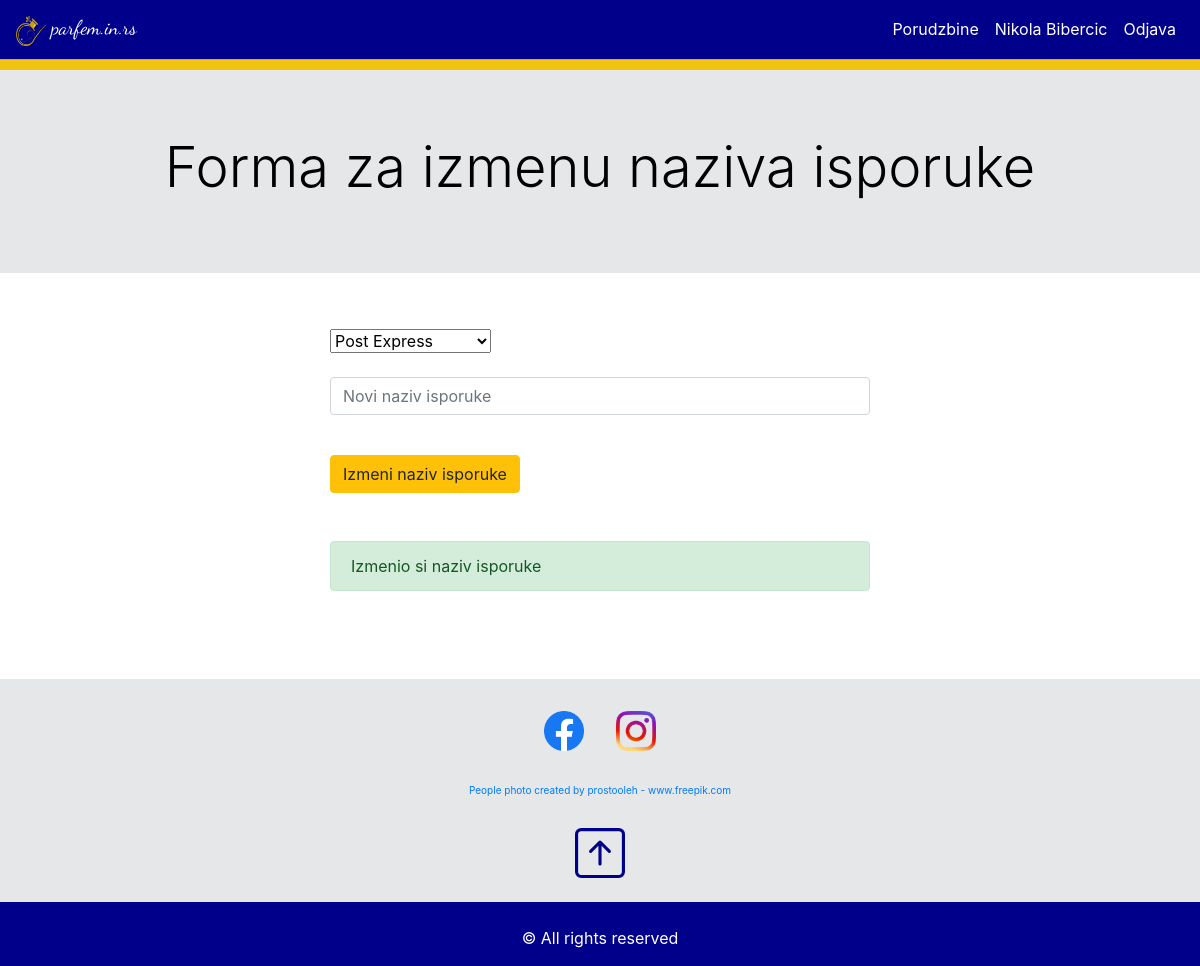
The page /views/admin.update.delivery.method.name.view.php?deliveryMethodNameUpdated=1 (signed in) on the database its author committed.
### tables this page shows
CREATE TABLE settings(
	setting_id int AUTO_INCREMENT PRIMARY KEY,
	setting_description varchar(150),
	setting_value varchar(150),
	setting_value_2 varchar(150)
);

### classes/Connection.php (called while the page is built)
<?php
    class Connection{
        public $host='localhost';
        public $dbname='shop';
        public $username='root';
        public $password='';
        public function connect(){
            try{
                return new PDO("mysql:host={$this->host};dbname={$this->dbname};charset=utf8",$this->username,$this->password);
            }catch(PDOException $e){
                echo 'Error'.$e->getMessage();
            }
        }
    }
?>

### objects.php (called while the page is built, shortened)
<?php
    require 'classes/Connection.php';
    require 'classes/ConnectionBuilder.php';
    require 'classes/User.php';
    require 'classes/Product.php';
    require 'classes/Setting.php';
    $conn = new Connection();
    $user = new User($conn->connect());
    $product = new Product($conn->connect());
    $setting = new Setting($conn->connect());
?>

### classes/ConnectionBuilder.php (called while the page is built, shortened)
<?php
    class ConnectionBuilder{
        public function __construct($conn){
            $this->conn = $conn;
        }
    }
?>

### classes/User.php (called while the page is built, shortened)
<?php
    class User extends ConnectionBuilder{
        public function checkUserAdmin($user_id){
            $sql = "select ur.user_id
                    from user_roles ur
                    inner join roles r on r.role_id = ur.role_id
                    where   ur.user_id = {$user_id}
                            and r.name = 'Admin' ";
            $query = $this->conn->prepare($sql);
            $query->execute();
            $checkUserAdmin = $query->fetchAll(PDO::FETCH_OBJ);
            return $checkUserAdmin;
        }
    }
?>

### classes/Product.php (called while the page is built, shortened)
<?php
    class Product extends ConnectionBuilder{
        public function selectDeliveryMethods(){
            $sql = "select *
                    from delivery_methods dm
                    ";
            $query = $this->conn->prepare($sql);
            $query->execute();
            $result = $query->fetchAll(PDO::FETCH_OBJ);
            return $result;
        }
    }
?>

### views/admin.update.delivery.method.name.view.php (the view, shortened to what this page needs)
<?php require '../objects.php'; ?>
<?php require '../partials/header.php'; ?>
<?php require '../partials/navbar.php'; ?>
<?php
 $setting->navbar('Forma za izmenu naziva isporuke');
?>
<br>
<div class="container">
    <div class="row">
        <div class="col-3">
        </div>
        <div class="col-6">
            <form action="../files/update.delivery.method.name.php" method="POST">
                <div class="form-group">
                    <select name="deliveryMethodId" id="">
                        <?php  $result = $product->selectDeliveryMethods(); foreach($result as $x):  ?>
                            <option value=<?php echo $x->delivery_method_id; ?> class="form-control"><?php echo $x->delivery_method; ?></option>
                        <?php endforeach; ?>
                    </select><br><br>
                    <input type="text" name="deliveryMethodNameNew" placeholder="Novi naziv isporuke" class="form-control" required><br>
                </div>
                <button class="btn btn-warning" type="submit" name="updateDeliveryMethodName">Izmeni naziv isporuke</button>
            </form>
            <br>
            <br>
            <?php if(isset($_GET['deliveryMethodNameUpdated']) && $_GET['deliveryMethodNameUpdated']==true): ?>
                <div class="alert alert-success" role="alert">Izmenio si naziv isporuke</div>
            <?php endif; ?>
        </div>
        <div class="col-3">
        </div>
    </div>
</div>
<br>
<br>
<br>
<?php require '../partials/footer.php'; ?>

### partials/navbar.php (shortened to what this page needs)
<?php
$navbarTextColor = $setting->selectSettingValue(23);
$navbarLogoImageLinkShow = $setting->selectSettingValue(24);
?>
<div class="sticky-top">
    <?php $navbarBackgroundColor = $setting->selectSettingValue(21); ?>
    <nav class="navbar navbar-expand-lg navbar-dark" <?php echo 'style="background-color: '.$navbarBackgroundColor[0]->setting_value.'; " '?> >
            <a class="navbar-brand" href="/shop/index.php" <?php echo 'style="font-family: Dancing Script, cursive; color:'.$navbarTextColor[0]->setting_value.'; " ' ?>>
                <?php $logoIconLink = $setting->selectSettingValue(17); ?>
                <?php if($navbarLogoImageLinkShow[0]->setting_value=='true'): ?>
                    <img src=<?php echo $logoIconLink[0]->setting_value ?> class="card-img-top" alt="" style="height:30px; width:30px;">
                <?php endif; ?>
                parfem.in.rs
            </a>
            <div class="collapse navbar-collapse" id="navbarTogglerDemo02">
                <ul class="navbar-nav ml-auto">
                    <?php
                        if(isset($_SESSION['user'])){
                            $userId = $_SESSION['user']->user_id;
                        }
                    ?>
                    <?php if(!isset($_SESSION['user'])):  ?>
                        <?php echo ''; ?>
                    <?php elseif($user->checkUserAdmin($userId) or $user->checkUserBloger($userId)):  ?>
                        <li class="nav-item">
                            <a href="/shop/views/admin.orders.view.php" class="nav-link" id="navLink1" <?php echo 'style="color: '.$navbarTextColor[0]->setting_value.'; " '?>>Porudzbine</a>
                        </li>
                    <?php endif; ?>
                    <?php if(isset($_SESSION['user'])): ?>
                        <li class="nav-item">
                            <a href="/shop/views/admin.view.php" class="nav-link" id="navLink2" <?php echo 'style="color: '.$navbarTextColor[0]->setting_value.'; " '?>>
                                <?php
                                    echo $_SESSION['user']->name;
                                ?>
                            </a>
                        </li>
                        <li class="nav-item"><a href="/shop/files/logout.php" class="nav-link" id="navLink3" <?php echo 'style="color: '.$navbarTextColor[0]->setting_value.'; " '?>>Odjava</a></li>
                    <?php else: ?>
                        <li class="nav-item" ><a href="/shop/views/login.view.php" class="nav-link" id="navLink4" <?php echo 'style="color: '.$navbarTextColor[0]->setting_value.'; " '?>>Prijava</a></li>
                    <?php endif; ?>
                </ul>
            </div>
    </nav>
    <?php $navbarJumbotronColor = $setting->selectSettingValue(3); ?>
    <hr class="" class="bg-warning" <?php echo 'style="background-color:'.$navbarJumbotronColor[0]->setting_value.'; height:10px; margin:auto; " ' ?> >
</div>

### partials/footer.php (shortened to what this page needs)
    <?php $footerJumbotronColor = $setting->selectSettingValue(1); ?>
    <div class="container-fluid" <?php echo 'style="background-color:'.$footerJumbotronColor[0]->setting_value.'; " ' ?> >
        <div class="row">
            <div class="col-12" >
                <br>
                <ul class="nav justify-content-center">
                    <?php
                        $facebookIconShow = $setting->selectSettingValue(7);
                        if($facebookIconShow[0]->setting_value=='true'):
                     ?>
                        <li class="nav-item"><a href="#" class="nav-link"><img src=<?php $facebookIconLink = $setting->selectSettingValue(9); echo $facebookIconLink[0]->setting_value; ?> class="img-fluid" alt="Responsive image" width="40px" height="40px"></a></li>
                    <?php endif; ?>
                    <?php
                        $instagramIconShow = $setting->selectSettingValue(8);
                        if($instagramIconShow[0]->setting_value=='true'):
                     ?>
                        <li class="nav-item"><a href="#" class="nav-link"><img src=<?php $instagramIconLink = $setting->selectSettingValue(10); echo $instagramIconLink[0]->setting_value; ?> class="img-fluid" alt="Responsive image" width="40px" height="40px"></a></li>
                    <?php endif; ?>
                </ul>
                <br>
                <div class="text-center" style="font-size: 10px;">
                    <?php
                        $footerJumbotronlink1Show = $setting->selectSettingValue(12);
                        if($footerJumbotronlink1Show[0]->setting_value=='true'):
                     ?>
                        <?php $footerJumbotronlink1 = $setting->selectSettingValue(14); ?>
                        <a href=<?php echo $footerJumbotronlink1[0]->setting_value;  ?> ><?php echo $footerJumbotronlink1[0]->setting_value_2;  ?></a>
                        <br>
                    <?php endif; ?>
                    <?php $backToTopTextColor = $setting->selectSettingValue(11); ?>
                    <br>
                    <br>
                    <a id="back-to-top" href="#" class="" role="button" title="Click to return on the top page" data-toggle="tooltip" data-placement="left">
                        <svg xmlns="http://www.w3.org/2000/svg" width="50" height="50" fill="currentColor" class="bi bi-arrow-up-square" viewBox="0 0 16 16"  <?php echo 'style="color:'.$backToTopTextColor[0]->setting_value.'; " ' ?> >
                            <path fill-rule="evenodd" d="M15 2a1 1 0 0 0-1-1H2a1 1 0 0 0-1 1v12a1 1 0 0 0 1 1h12a1 1 0 0 0 1-1V2zM0 2a2 2 0 0 1 2-2h12a2 2 0 0 1 2 2v12a2 2 0 0 1-2 2H2a2 2 0 0 1-2-2V2zm8.5 9.5a.5.5 0 0 1-1 0V5.707L5.354 7.854a.5.5 0 1 1-.708-.708l3-3a.5.5 0 0 1 .708 0l3 3a.5.5 0 0 1-.708.708L8.5 5.707V11.5z"/>
                        </svg>
                    </a>
                </div>
                <br>
            </div>
        </div>
    </div>
    <?php
        $footerColor = $setting->selectSettingValue(5);
        $footerTextColor = $setting->selectSettingValue(6);
    ?>
    <div class="container-fluid" <?php echo 'style="background-color:'.$footerColor[0]->setting_value.'; color:'.$footerTextColor[0]->setting_value.'  " ' ?> >
        <div class="row">
            <div class="col-12 text-center">
                <div>
                    <br>
                    <p>&copy; All rights reserved</p>
                </div>
            </div>
        </div>
    </div>
</body>
</html>

### rows shown on the page
settings: setting_value (picture)
settings: setting_value (picture)
settings: setting_value (picture)
settings: setting_value_2 "People photo created by prostooleh - www.freepik.com"

### other values the page prints
$_SESSION['user']->name "Nikola Bibercic"
$text "Forma za izmenu naziva isporuke"
form field deliveryMethodId "Post Express"
